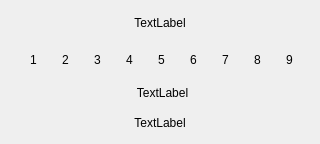
<?xml version="1.0" encoding="UTF-8"?>
<ui version="4.0">
 <class>PriorityDialog</class>
 <widget class="QDialog" name="PriorityDialog">
  <property name="geometry">
   <rect>
    <x>0</x>
    <y>0</y>
    <width>320</width>
    <height>144</height>
   </rect>
  </property>
  <property name="windowTitle">
   <string>Dialog</string>
  </property>
  <widget class="Label" name="cTitle">
   <property name="geometry">
    <rect>
     <x>0</x>
     <y>8</y>
     <width>320</width>
     <height>30</height>
    </rect>
   </property>
   <property name="text">
    <string>TextLabel</string>
   </property>
   <property name="alignment">
    <set>Qt::AlignCenter</set>
   </property>
  </widget>
  <widget class="Label" name="cExit">
   <property name="geometry">
    <rect>
     <x>0</x>
     <y>110</y>
     <width>320</width>
     <height>25</height>
    </rect>
   </property>
   <property name="text">
    <string>TextLabel</string>
   </property>
   <property name="alignment">
    <set>Qt::AlignCenter</set>
   </property>
  </widget>
  <widget class="PriorityLabel" name="cPriority1">
   <property name="geometry">
    <rect>
     <x>20</x>
     <y>46</y>
     <width>27</width>
     <height>27</height>
    </rect>
   </property>
   <property name="text">
    <string>1</string>
   </property>
   <property name="alignment">
    <set>Qt::AlignCenter</set>
   </property>
  </widget>
  <widget class="PriorityLabel" name="cPriority2">
   <property name="geometry">
    <rect>
     <x>52</x>
     <y>46</y>
     <width>27</width>
     <height>27</height>
    </rect>
   </property>
   <property name="text">
    <string>2</string>
   </property>
   <property name="alignment">
    <set>Qt::AlignCenter</set>
   </property>
  </widget>
  <widget class="PriorityLabel" name="cPriority3">
   <property name="geometry">
    <rect>
     <x>84</x>
     <y>46</y>
     <width>27</width>
     <height>27</height>
    </rect>
   </property>
   <property name="text">
    <string>3</string>
   </property>
   <property name="alignment">
    <set>Qt::AlignCenter</set>
   </property>
  </widget>
  <widget class="PriorityLabel" name="cPriority4">
   <property name="geometry">
    <rect>
     <x>116</x>
     <y>46</y>
     <width>27</width>
     <height>27</height>
    </rect>
   </property>
   <property name="text">
    <string>4</string>
   </property>
   <property name="alignment">
    <set>Qt::AlignCenter</set>
   </property>
  </widget>
  <widget class="PriorityLabel" name="cPriority5">
   <property name="geometry">
    <rect>
     <x>148</x>
     <y>46</y>
     <width>27</width>
     <height>27</height>
    </rect>
   </property>
   <property name="text">
    <string>5</string>
   </property>
   <property name="alignment">
    <set>Qt::AlignCenter</set>
   </property>
  </widget>
  <widget class="PriorityLabel" name="cPriority6">
   <property name="geometry">
    <rect>
     <x>180</x>
     <y>46</y>
     <width>27</width>
     <height>27</height>
    </rect>
   </property>
   <property name="text">
    <string>6</string>
   </property>
   <property name="alignment">
    <set>Qt::AlignCenter</set>
   </property>
  </widget>
  <widget class="PriorityLabel" name="cPriority7">
   <property name="geometry">
    <rect>
     <x>212</x>
     <y>46</y>
     <width>27</width>
     <height>27</height>
    </rect>
   </property>
   <property name="text">
    <string>7</string>
   </property>
   <property name="alignment">
    <set>Qt::AlignCenter</set>
   </property>
  </widget>
  <widget class="PriorityLabel" name="cPriority8">
   <property name="geometry">
    <rect>
     <x>244</x>
     <y>46</y>
     <width>27</width>
     <height>27</height>
    </rect>
   </property>
   <property name="text">
    <string>8</string>
   </property>
   <property name="alignment">
    <set>Qt::AlignCenter</set>
   </property>
  </widget>
  <widget class="PriorityLabel" name="cPriority9">
   <property name="geometry">
    <rect>
     <x>276</x>
     <y>46</y>
     <width>27</width>
     <height>27</height>
    </rect>
   </property>
   <property name="text">
    <string>9</string>
   </property>
   <property name="alignment">
    <set>Qt::AlignCenter</set>
   </property>
  </widget>
  <widget class="PriorityLabel" name="cNone">
   <property name="geometry">
    <rect>
     <x>25</x>
     <y>80</y>
     <width>275</width>
     <height>25</height>
    </rect>
   </property>
   <property name="text">
    <string>TextLabel</string>
   </property>
   <property name="alignment">
    <set>Qt::AlignCenter</set>
   </property>
  </widget>
 </widget>
 <customwidgets>
  <customwidget>
   <class>Label</class>
   <extends>QLabel</extends>
   <header>widget/label.h</header>
  </customwidget>
  <customwidget>
   <class>PriorityLabel</class>
   <extends>QLabel</extends>
   <header>widget/prioritylabel.h</header>
  </customwidget>
 </customwidgets>
 <resources/>
 <connections/>
</ui>
